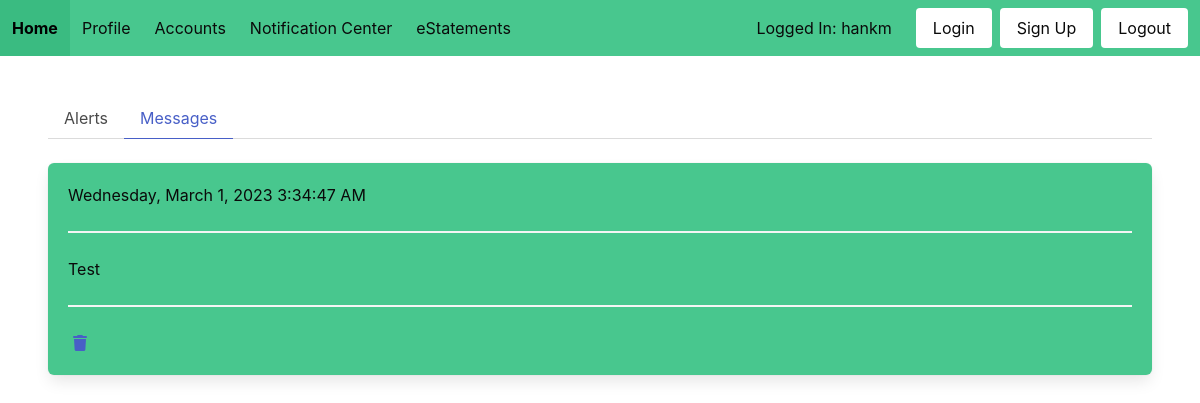
The page /messages/ (signed in) on the database its author committed.
### models.py (models this page shows)
class User(UserMixin, db.Model):
    id = db.Column(db.Integer, primary_key=True)
    username = db.Column(db.String(100), unique=True)
    password = db.Column(db.String(100))
    name = db.Column(db.String(1000))

class Messages(db.Model):
    id = db.Column(db.Integer, primary_key=True)
    date = db.Column(db.DateTime, server_default=func.now())
    username = db.Column(db.String(100))
    content = db.Column(db.String(5000))

### main.py (the view)
@main.route('/messages/')
@login_required
def messages():
    messages = get_messages(current_user.username)
    return render_template('messages.html', messages=messages)

### app.py (called while the page is built)
def create_app():
    app = Flask(__name__)
    cf = open('app_config.json', 'r')
    config = json.load(cf)
    cf.close()
    app.config['SECRET_KEY'] = config['SECRET_KEY']
    app.config['SQLALCHEMY_DATABASE_URI'] = config['SQLALCHEMY_DATABASE_URI']
    app.config['PROJECT_ROOT'] = Path(os.path.realpath(os.path.dirname(__file__)))
    db.init_app(app)
    from auth import auth
    app.register_blueprint(auth)
    from main import main
    app.register_blueprint(main)
    from admin import admin
    app.register_blueprint(admin)
    login_manager = LoginManager()
    login_manager.login_view = 'auth.login'
    login_manager.init_app(app)
    from models import User
    @login_manager.user_loader
    def load_user(id):
        return User.query.get(int(id))
    return app

### format.py (called while the page is built)
def format_date(dt: datetime):
    weekday_map = {0: 'Monday', 1: 'Tuesday', 2: 'Wednesday', 3: 'Thursday',
                   4: 'Friday', 5: 'Saturday', 6: 'Sunday'}
    month_map = {1: 'January', 2: 'February', 3: 'March', 4: 'April', 5: 'May',
                 6: 'June', 7: 'July', 8: 'August', 9: 'September',
                 10: 'October', 11: 'November', 12: 'December'}
    weekday = weekday_map[dt.weekday()]
    month = month_map[dt.month]
    hour = dt.hour
    period = 'AM'
    if dt.hour >= 12:
        period = 'PM'
    if dt.hour >= 13:
        hour -= 12
    elif dt.hour < 1:
        hour += 12
    time_str = '%d:%d:%d %s' % (hour, dt.minute, dt.second, period)
    res = "%s, %s %d, %d %s" % (weekday, month, dt.day, dt.year, time_str)
    return res

### utils.py (called while the page is built)
def get_messages(username):
    messages = Messages.query.filter_by(username=username)
    res = []
    for message in messages:
        formatted = {}
        formatted['date'] = format_date(message.date)
        formatted['content'] = message.content
        formatted['id'] = message.id
        res.append(formatted)
    return res

### templates/messages.html (shortened to what this page needs)
{% extends "base.html" %}
{% block content %}
<div class="tabs">
    <ul>
        <li><a href="{{ url_for('main.alerts') }}">Alerts</a></li>
        <li class="is-active"><a href="{{ url_for('main.messages') }}">Messages</a></li>
    </ul>
</div>
{% for message in messages %}
<div class="box has-background-success has-text-black">
    <p>{{ message['date'] }}</p>
    <hr>
    <p>{{ message['content'] }}</p>
    <hr>
    <a href="{{ url_for('main.delete_message', id=message['id']) }}">
        <span class="icon is-left">
            <i class="fas fa-trash fa-sharp"></i>
        </span>
    </a>
</div>
{% endfor %}
{% endblock %}

### templates/base.html (shortened to what this page needs)
<!DOCTYPE html>
<html>
<head>
    <link rel="stylesheet" href="https://cdnjs.cloudflare.com/ajax/libs/bulma/0.7.2/css/bulma.min.css" />
</head>
<body>
    <nav class="navbar is-success is-fixed-top">
        <div class="navbar-brand is-success">
            <a class="navbar-item has-text-black is-success" href="{{ url_for('main.home') }}">
                <strong>Home</strong>
            </a>
        </div>
        <div class="navbar-menu has-background-success" id="nav-links">
            <div class="navbar-start">
                <a href="{{ url_for('main.profile') }}" class="navbar-item has-text-black">Profile</a>
                <div class="navbar-item has-dropdown is-hoverable">
                    <a class="navbar-link has-text-black is-arrowless">Accounts</a>
                </div>
                <a href="{{ url_for('main.alerts') }}" class="navbar-item has-text-black">Notification Center</a>
                <a href="{{ url_for('main.view_eStatements') }}" class="navbar-item has-text-black">eStatements</a>
            </div>
            <div class="navbar-end is-success">
                {% if current_user.is_authenticated %}
                <p class="navbar-item has-text-black">Logged In: {{ current_user.username }}</p>
                {% endif %}
                <div class="navbar-item">
                    <div class="buttons">
                        <a href="{{ url_for('auth.login') }}" class="button is-white">Login</a>
                        <a href="{{ url_for('auth.signup') }}" class="button is-white">Sign Up</a>
                        <a href="{{ url_for('auth.logout') }}" class="button is-white">Logout</a>
                    </div>
                </div>
            </div>
        </div>
    </nav>
    <div class="hero-body">
        {% block content %}
        {% endblock %}
    </div>
</body>
</html>

### rows shown on the page
User: username "hankm"
Messages: date "Wednesday, March 1, 2023 3:34:47 AM", content "Test"
